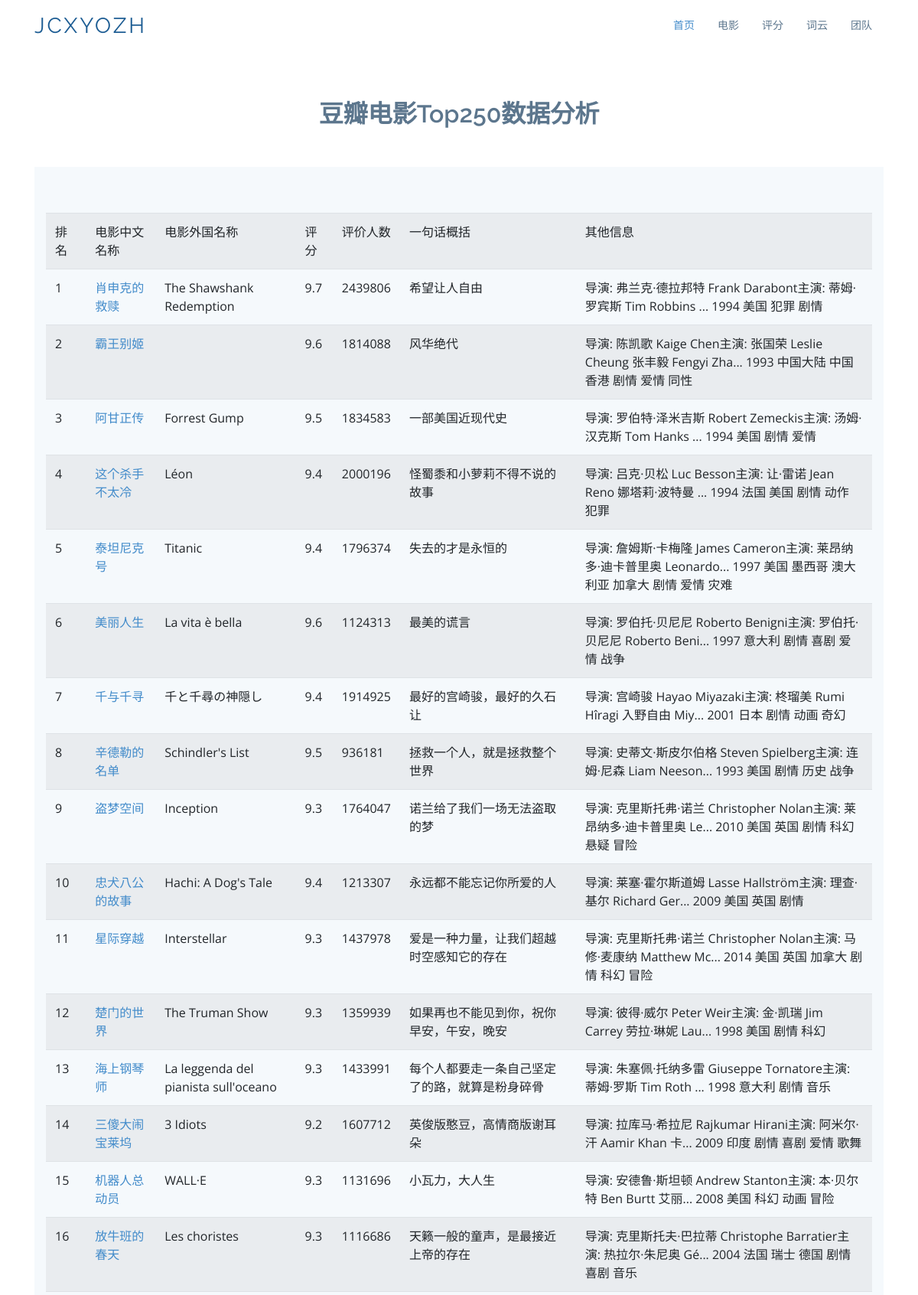
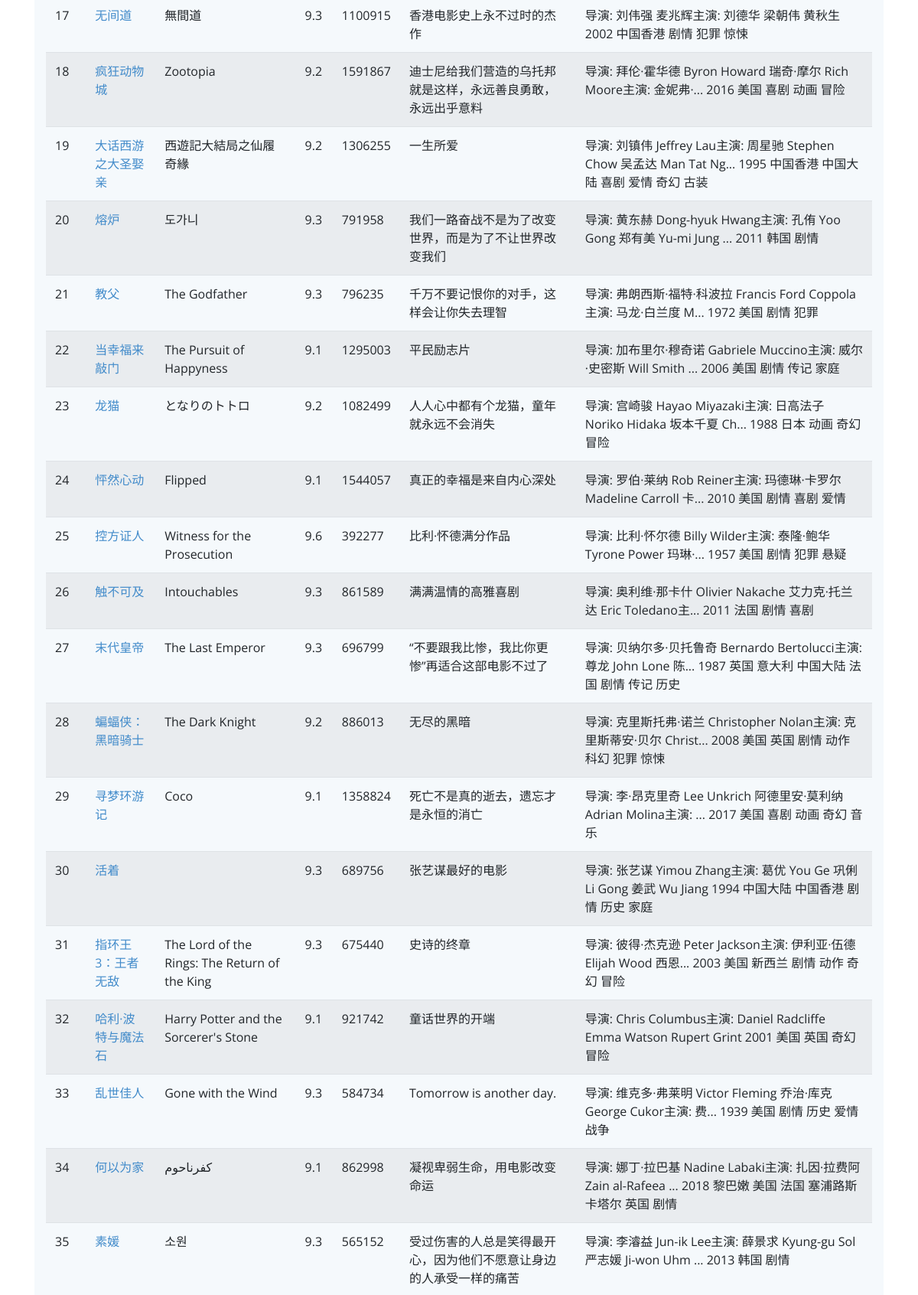
The page /movie (upper part) on the database its author committed (2 pictures, top to bottom).
### tables this page shows
CREATE TABLE movie250
        (
        id integer primary key autoincrement,
        info_link text,
        pic_link text,
        cname varchar,  
        ename varchar ,
        score numeric ,
        rated numeric ,
        introduction text,
        info text  
        );

### douban-information/app.py (the view)
@app.route('/movie')
def movie():
    movies_list = []
    con = sqlite3.connect("movie.db")
    cur = con.cursor()
    sql = "select * from movie250"  # 数据库中表的名字
    data = cur.execute(sql)
    for item in data:
        movies_list.append(item)
    cur.close()
    con.close()
    return render_template("movie.html", movies=movies_list)

### douban-information/templates/movie.html (shortened to what this page needs)
<!DOCTYPE html>
<html lang="en">
<head>
    <link href="static/assets/vendor/bootstrap/css/bootstrap.min.css" rel="stylesheet">
    <link href="static/assets/vendor/icofont/icofont.min.css" rel="stylesheet">
    <link href="static/assets/vendor/boxicons/css/boxicons.min.css" rel="stylesheet">
    <link href="static/assets/vendor/animate.css/animate.min.css" rel="stylesheet">
    <link href="static/assets/vendor/venobox/venobox.css" rel="stylesheet">
    <link href="static/assets/vendor/aos/aos.css" rel="stylesheet">
    <link href="static/assets/css/style.css" rel="stylesheet">
</head>
<body>
<header id="header">
    <div class="container">
        <div class="logo float-left">
            <h1 class="text-light"><a href="/index"><span>JCXYOZH</span></a></h1>
        </div>
        <nav class="nav-menu float-right d-none d-lg-block">
            <ul>
                <li class="active"><a href="/index">首页</a></li>
                <li><a href="/movie">电影</a></li>
                <li><a href="/score">评分</a></li>
                <li><a href="/word">词云</a></li>
                <li><a href="/team">团队</a></li>
            </ul>
        </nav>
    </div>
</header>
<section id="team" class="team">
    <div class="container">
        <div class="section-title">
            <h2>豆瓣电影Top250数据分析</h2>
        </div>
        <section class="counts section-bg">
            <div class="container">
                <table class="table table-striped">
                    <tr>
                        <td>排名</td>
                        <td>电影中文名称</td>
                        <td>电影外国名称</td>
                        <td>评分</td>
                        <td>评价人数</td>
                        <td>一句话概括</td>
                        <td>其他信息</td>
                    </tr>
                    {% for movie in movies %}
                        <tr>
                            <td>{{ movie[0] }}</td>
                            <td>
                                <a href="{{ movie[1] }}" target="_blank">
                                    {{ movie[3] }}
                                </a>
                            </td>
                            <td>{{ movie[4] }}</td>
                            <td>{{ movie[5] }}</td>
                            <td>{{ movie[6] }}</td>
                            <td>{{ movie[7] }}</td>
                            <td>{{ movie[8] }}</td>
                        </tr>
                    {% endfor %}
                </table>
            </div>
        </section>
    </div>
</section>
</body>
</html>

### douban-information/static/assets/css/style.css (style rules this page uses)
body { font-family: "Open Sans", sans-serif; color: #444; }
a { color: #428bca; }
h1, h2, h3, h4, h5, h6, .font-primary { font-family: "Raleway", sans-serif; }
#header { height: 70px; transition: all 0.5s; transition: all 0.5s; padding: 10px 0; background: #fff; z-index: 997; }
#header .logo h1 { font-size: 28px; margin: 0; padding: 10px 0; line-height: 1; font-weight: 400; letter-spacing: 3px; text-transform: uppercase; }
#header .logo h1 a, #header .logo h1 a:hover { color: #1c5c93; text-decoration: none; }
.nav-menu, .nav-menu * { margin: 0; padding: 0; list-style: none; }
.nav-menu > ul > li { position: relative; white-space: nowrap; float: left; }
.nav-menu a { display: block; position: relative; color: #5c768d; padding: 12px 15px; transition: 0.3s; font-size: 14px; font-family: "Open Sans", sans-serif; }
.nav-menu a:hover, .nav-menu .active > a, .nav-menu li:hover > a { color: #428bca; text-decoration: none; }
section { padding: 60px 0; }
.section-bg { background-color: #f5f9fc; }
.section-title { text-align: center; padding-bottom: 30px; }
.section-title h2 { font-size: 32px; font-weight: 600; margin-bottom: 20px; padding-bottom: 0; color: #5c768d; }
.counts { padding-bottom: 30px; }
.team { background: #fff; padding: 60px 0 30px 0; }

### rows shown on the page
movie250: id "1", cname "肖申克的救赎", ename "The Shawshank Redemption", score "9.7", rated "2439806", introduction "希望让人自由", info "导演: 弗兰克·德拉邦特 Frank Darabont主演: 蒂姆·罗宾斯 Tim Robbins ... 1994 美国 犯罪 剧情"
movie250: id "2", cname "霸王别姬", score "9.6", rated "1814088", introduction "风华绝代", info "导演: 陈凯歌 Kaige Chen主演: 张国荣 Leslie Cheung 张丰毅 Fengyi Zha... 1993 中国大陆 中国香港 剧情 爱情 同性"
movie250: id "3", cname "阿甘正传", ename "Forrest Gump", score "9.5", rated "1834583", introduction "一部美国近现代史", info "导演: 罗伯特·泽米吉斯 Robert Zemeckis主演: 汤姆·汉克斯 Tom Hanks ... 1994 美国 剧情 爱情"
movie250: id "4", cname "这个杀手不太冷", ename "Léon", score "9.4", rated "2000196", introduction "怪蜀黍和小萝莉不得不说的故事", info "导演: 吕克·贝松 Luc Besson主演: 让·雷诺 Jean Reno 娜塔莉·波特曼 ... 1994 法国 美国 剧情 动作 犯罪"
movie250: id "5", cname "泰坦尼克号", ename "Titanic", score "9.4", rated "1796374", introduction "失去的才是永恒的", info "导演: 詹姆斯·卡梅隆 James Cameron主演: 莱昂纳多·迪卡普里奥 Leonardo... 1997 美国 墨西哥 澳大利亚 加拿大 剧情 爱情 灾难"
movie250: id "6", cname "美丽人生", ename "La vita è bella", score "9.6", rated "1124313", introduction "最美的谎言", info "导演: 罗伯托·贝尼尼 Roberto Benigni主演: 罗伯托·贝尼尼 Roberto Beni... 1997 意大利 剧情 喜剧 爱情 战争"
movie250: id "7", cname "千与千寻", ename "千と千尋の神隠し", score "9.4", rated "1914925", introduction "最好的宫崎骏，最好的久石让", info "导演: 宫崎骏 Hayao Miyazaki主演: 柊瑠美 Rumi Hîragi 入野自由 Miy... 2001 日本 剧情 动画 奇幻"
movie250: id "8", cname "辛德勒的名单", ename "Schindler's List", score "9.5", rated "936181", introduction "拯救一个人，就是拯救整个世界", info "导演: 史蒂文·斯皮尔伯格 Steven Spielberg主演: 连姆·尼森 Liam Neeson... 1993 美国 剧情 历史 战争"
movie250: id "9", cname "盗梦空间", ename "Inception", score "9.3", rated "1764047", introduction "诺兰给了我们一场无法盗取的梦", info "导演: 克里斯托弗·诺兰 Christopher Nolan主演: 莱昂纳多·迪卡普里奥 Le... 2010 美国 英国 剧情 科幻 悬疑 冒险"
movie250: id "10", cname "忠犬八公的故事", ename "Hachi: A Dog's Tale", score "9.4", rated "1213307", introduction "永远都不能忘记你所爱的人", info "导演: 莱塞·霍尔斯道姆 Lasse Hallström主演: 理查·基尔 Richard Ger... 2009 美国 英国 剧情"
movie250: id "11", cname "星际穿越", ename "Interstellar", score "9.3", rated "1437978", introduction "爱是一种力量，让我们超越时空感知它的存在", info "导演: 克里斯托弗·诺兰 Christopher Nolan主演: 马修·麦康纳 Matthew Mc... 2014 美国 英国 加拿大 剧情 科幻 冒险"
movie250: id "12", cname "楚门的世界", ename "The Truman Show", score "9.3", rated "1359939", introduction "如果再也不能见到你，祝你早安，午安，晚安", info "导演: 彼得·威尔 Peter Weir主演: 金·凯瑞 Jim Carrey 劳拉·琳妮 Lau... 1998 美国 剧情 科幻"
movie250: id "13", cname "海上钢琴师", ename "La leggenda del pianista sull'oceano", score "9.3", rated "1433991", introduction "每个人都要走一条自己坚定了的路，就算是粉身碎骨", info "导演: 朱塞佩·托纳多雷 Giuseppe Tornatore主演: 蒂姆·罗斯 Tim Roth ... 1998 意大利 剧情 音乐"
movie250: id "14", cname "三傻大闹宝莱坞", ename "3 Idiots", score "9.2", rated "1607712", introduction "英俊版憨豆，高情商版谢耳朵", info "导演: 拉库马·希拉尼 Rajkumar Hirani主演: 阿米尔·汗 Aamir Khan 卡... 2009 印度 剧情 喜剧 爱情 歌舞"
movie250: id "15", cname "机器人总动员", ename "WALL·E", score "9.3", rated "1131696", introduction "小瓦力，大人生", info "导演: 安德鲁·斯坦顿 Andrew Stanton主演: 本·贝尔特 Ben Burtt 艾丽... 2008 美国 科幻 动画 冒险"
movie250: id "16", cname "放牛班的春天", ename "Les choristes", score "9.3", rated "1116686", introduction "天籁一般的童声，是最接近上帝的存在", info "导演: 克里斯托夫·巴拉蒂 Christophe Barratier主演: 热拉尔·朱尼奥 Gé... 2004 法国 瑞士 德国 剧情 喜剧 音乐"
movie250: id "17", cname "无间道", ename "無間道", score "9.3", rated "1100915", introduction "香港电影史上永不过时的杰作", info "导演: 刘伟强 麦兆辉主演: 刘德华 梁朝伟 黄秋生 2002 中国香港 剧情 犯罪 惊悚"
movie250: id "18", cname "疯狂动物城", ename "Zootopia", score "9.2", rated "1591867", introduction "迪士尼给我们营造的乌托邦就是这样，永远善良勇敢，永远出乎意料", info "导演: 拜伦·霍华德 Byron Howard 瑞奇·摩尔 Rich Moore主演: 金妮弗·... 2016 美国 喜剧 动画 冒险"
movie250: id "19", cname "大话西游之大圣娶亲", ename "西遊記大結局之仙履奇緣", score "9.2", rated "1306255", introduction "一生所爱", info "导演: 刘镇伟 Jeffrey Lau主演: 周星驰 Stephen Chow 吴孟达 Man Tat Ng... 1995 中国香港 中国大陆 喜剧 爱情 奇幻 古装"
movie250: id "20", cname "熔炉", ename "도가니", score "9.3", rated "791958", introduction "我们一路奋战不是为了改变世界，而是为了不让世界改变我们", info "导演: 黄东赫 Dong-hyuk Hwang主演: 孔侑 Yoo Gong 郑有美 Yu-mi Jung ... 2011 韩国 剧情"
movie250: id "21", cname "教父", ename "The Godfather", score "9.3", rated "796235", introduction "千万不要记恨你的对手，这样会让你失去理智", info "导演: 弗朗西斯·福特·科波拉 Francis Ford Coppola主演: 马龙·白兰度 M... 1972 美国 剧情 犯罪"
movie250: id "22", cname "当幸福来敲门", ename "The Pursuit of Happyness", score "9.1", rated "1295003", introduction "平民励志片", info "导演: 加布里尔·穆奇诺 Gabriele Muccino主演: 威尔·史密斯 Will Smith ... 2006 美国 剧情 传记 家庭"
movie250: id "23", cname "龙猫", ename "となりのトトロ", score "9.2", rated "1082499", introduction "人人心中都有个龙猫，童年就永远不会消失", info "导演: 宫崎骏 Hayao Miyazaki主演: 日高法子 Noriko Hidaka 坂本千夏 Ch... 1988 日本 动画 奇幻 冒险"
movie250: id "24", cname "怦然心动", ename "Flipped", score "9.1", rated "1544057", introduction "真正的幸福是来自内心深处", info "导演: 罗伯·莱纳 Rob Reiner主演: 玛德琳·卡罗尔 Madeline Carroll 卡... 2010 美国 剧情 喜剧 爱情"
movie250: id "25", cname "控方证人", ename "Witness for the Prosecution", score "9.6", rated "392277", introduction "比利·怀德满分作品", info "导演: 比利·怀尔德 Billy Wilder主演: 泰隆·鲍华 Tyrone Power 玛琳·... 1957 美国 剧情 犯罪 悬疑"
movie250: id "26", cname "触不可及", ename "Intouchables", score "9.3", rated "861589", introduction "满满温情的高雅喜剧", info "导演: 奥利维·那卡什 Olivier Nakache 艾力克·托兰达 Eric Toledano主... 2011 法国 剧情 喜剧"
movie250: id "27", cname "末代皇帝", ename "The Last Emperor", score "9.3", rated "696799", introduction "“不要跟我比惨，我比你更惨”再适合这部电影不过了", info "导演: 贝纳尔多·贝托鲁奇 Bernardo Bertolucci主演: 尊龙 John Lone 陈... 1987 英国 意大利 中国大陆 法国 剧情 传记 历史"
movie250: id "28", cname "蝙蝠侠：黑暗骑士", ename "The Dark Knight", score "9.2", rated "886013", introduction "无尽的黑暗", info "导演: 克里斯托弗·诺兰 Christopher Nolan主演: 克里斯蒂安·贝尔 Christ... 2008 美国 英国 剧情 动作 科幻 犯罪 惊悚"
movie250: id "29", cname "寻梦环游记", ename "Coco", score "9.1", rated "1358824", introduction "死亡不是真的逝去，遗忘才是永恒的消亡", info "导演: 李·昂克里奇 Lee Unkrich 阿德里安·莫利纳 Adrian Molina主演: ... 2017 美国 喜剧 动画 奇幻 音乐"
movie250: id "30", cname "活着", score "9.3", rated "689756", introduction "张艺谋最好的电影", info "导演: 张艺谋 Yimou Zhang主演: 葛优 You Ge 巩俐 Li Gong 姜武 Wu Jiang 1994 中国大陆 中国香港 剧情 历史 家庭"
movie250: id "31", cname "指环王3：王者无敌", ename "The Lord of the Rings: The Return of the King", score "9.3", rated "675440", introduction "史诗的终章", info "导演: 彼得·杰克逊 Peter Jackson主演: 伊利亚·伍德 Elijah Wood 西恩... 2003 美国 新西兰 剧情 动作 奇幻 冒险"
movie250: id "32", cname "哈利·波特与魔法石", ename "Harry Potter and the Sorcerer's Stone", score "9.1", rated "921742", introduction "童话世界的开端", info "导演: Chris Columbus主演: Daniel Radcliffe Emma Watson Rupert Grint 2001 美国 英国 奇幻 冒险"
movie250: id "33", cname "乱世佳人", ename "Gone with the Wind", score "9.3", rated "584734", introduction "Tomorrow is another day.", info "导演: 维克多·弗莱明 Victor Fleming 乔治·库克 George Cukor主演: 费... 1939 美国 剧情 历史 爱情 战争"
movie250: id "34", cname "何以为家", ename "كفرناحوم", score "9.1", rated "862998", introduction "凝视卑弱生命，用电影改变命运", info "导演: 娜丁·拉巴基 Nadine Labaki主演: 扎因·拉费阿 Zain al-Rafeea ... 2018 黎巴嫩 美国 法国 塞浦路斯 卡塔尔 英国 剧情"
movie250: id "35", cname "素媛", ename "소원", score "9.3", rated "565152", introduction "受过伤害的人总是笑得最开心，因为他们不愿意让身边的人承受一样的痛苦", info "导演: 李濬益 Jun-ik Lee主演: 薛景求 Kyung-gu Sol 严志媛 Ji-won Uhm ... 2013 韩国 剧情"
